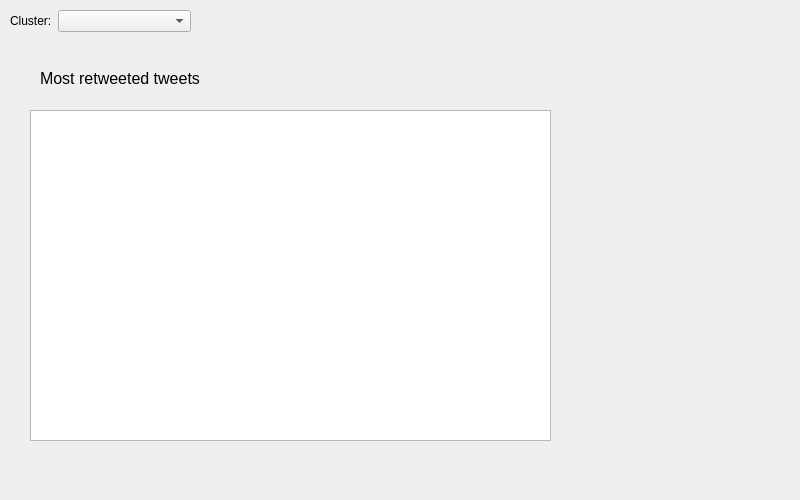
<?xml version="1.0" encoding="UTF-8"?>
<ui version="4.0">
 <class>widget_most_retweeted_tweets</class>
 <widget class="QWidget" name="widget_most_retweeted_tweets">
  <property name="geometry">
   <rect>
    <x>0</x>
    <y>0</y>
    <width>800</width>
    <height>500</height>
   </rect>
  </property>
  <property name="sizePolicy">
   <sizepolicy hsizetype="Preferred" vsizetype="Preferred">
    <horstretch>1</horstretch>
    <verstretch>2</verstretch>
   </sizepolicy>
  </property>
  <property name="windowTitle">
   <string>Most retweeted tweets</string>
  </property>
  <property name="statusTip">
   <string extracomment="search"/>
  </property>
  <property name="whatsThis">
   <string extracomment="search"/>
  </property>
  <widget class="QTextEdit" name="text_edit_most_retweeted_tweets">
   <property name="geometry">
    <rect>
     <x>30</x>
     <y>110</y>
     <width>521</width>
     <height>331</height>
    </rect>
   </property>
  </widget>
  <widget class="QLabel" name="label">
   <property name="geometry">
    <rect>
     <x>40</x>
     <y>70</y>
     <width>171</width>
     <height>16</height>
    </rect>
   </property>
   <property name="font">
    <font>
     <pointsize>12</pointsize>
    </font>
   </property>
   <property name="text">
    <string>Most retweeted tweets</string>
   </property>
  </widget>
  <widget class="QWidget" name="">
   <property name="geometry">
    <rect>
     <x>10</x>
     <y>10</y>
     <width>181</width>
     <height>22</height>
    </rect>
   </property>
   <layout class="QHBoxLayout" name="horizontalLayout" stretch="0,1">
    <item>
     <widget class="QLabel" name="label_2">
      <property name="text">
       <string>Cluster:</string>
      </property>
     </widget>
    </item>
    <item>
     <widget class="QComboBox" name="combo_cluster"/>
    </item>
   </layout>
  </widget>
 </widget>
 <resources/>
 <connections/>
</ui>
